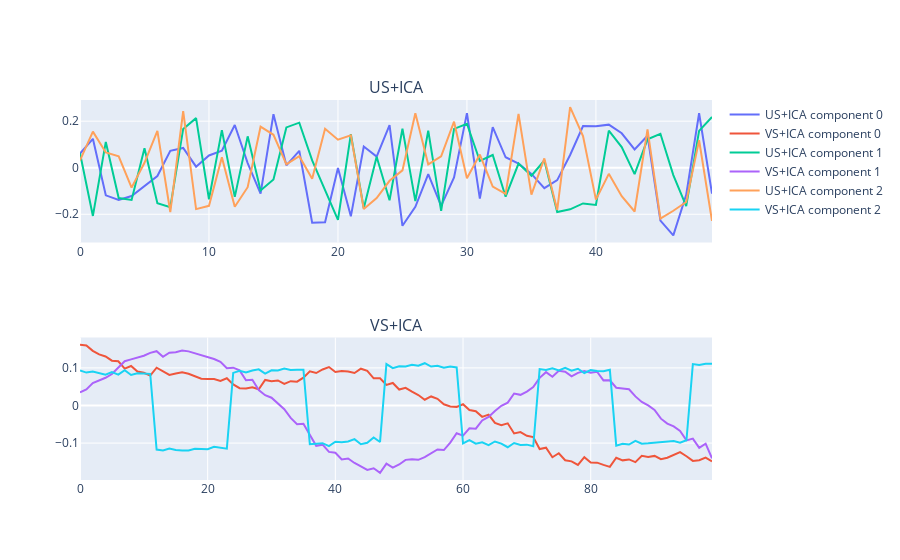

The notebook cell this image was saved under:
### Markdown cell above
As expected, we do not find any signal in the columns of our data matrix, as it does not exist.

### 3.2 Apply SVD, then ICA

### Code cell
from scipy import linalg

U, s, Vh = linalg.svd(A)
V = Vh.T

sigma = np.zeros((n_samples,n_idps)).T
for i in range(n_idps):
    sigma[i,i] = s[i]

US = np.dot(U,sigma)
VS = np.dot(V,sigma.T)

ica = FastICA(n_components)
components_us = ica.fit_transform(US)
components_vs = ica.fit_transform(VS)

from plotly.subplots import make_subplots

figure = make_subplots(2, 1, subplot_titles=['US+ICA','VS+ICA'])
for i in range(n_components):
    figure.add_trace(
        go.Scatter(
            x=np.arange(n_samples),
            y=components_us[:, i],
            mode='lines',
            name=f'US+ICA component {i}'
        ),
        row=1,
        col=1
    )
    figure.add_trace(
        go.Scatter(
            x=np.arange(n_samples),
            y=components_vs[:, i],
            mode='lines',
            name=f'VS+ICA component {i}'
        ),
        row=2,
        col=1
    )

iplot(figure)
